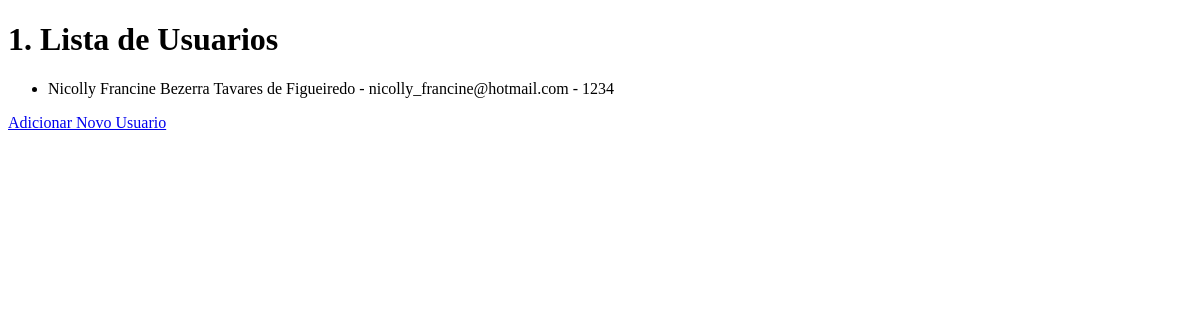
Before: /home/1234/ with the older database file.
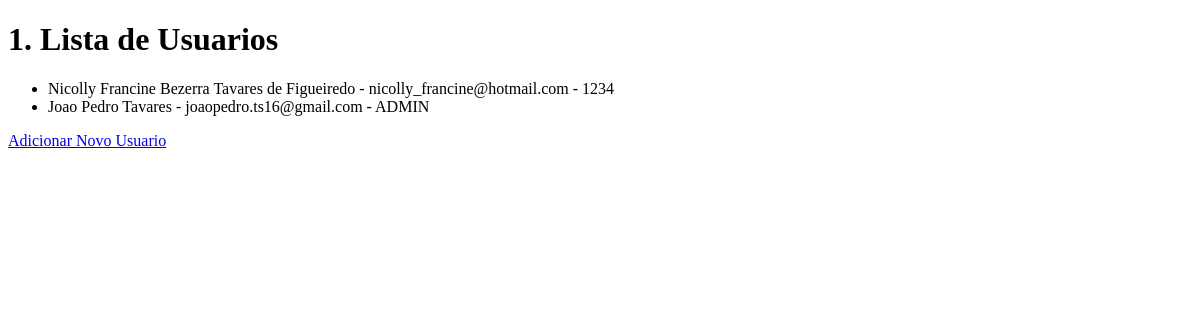
After: the same page with the newer database file.
### app/models.py (models this page shows, shortened)
class CadastroUsuario(models.Model):
    nome = models.CharField(max_length=100)
    email = models.EmailField(max_length=100)
    senha = models.CharField(max_length=10)
    setor = models.CharField(max_length=20)

### app/views.py (the view)
# urls.py: path('home/<str:setor>/', home, name='home'),
def home(request, setor):
    projetos = Projeto.objects.all()
    usuarios = CadastroUsuario.objects.all()
    transacoes = Transacao.objects.all()
    processos = Processo.objects.all()
    return render(
        request,
        "index.html",
        {
            "projetos": projetos,
            "usuarios": usuarios,
            "transacoes": transacoes,
            "processos": processos,
            "setor" : setor
        },
    )

### app/templates/index.html (shortened to what this page needs)
<!DOCTYPE html>
<html lang="en">
<head>
</head>
<body>
    <h1>1. Lista de Usuarios</h1>
    <ul>
        {% for usuario in usuarios %}
        <li>{{ usuario.nome }} - {{ usuario.email }} - {{usuario.setor}}</li>
        {% endfor %}
    </ul>
    <a href="{% url 'form_cadastro_usuario' %}">Adicionar Novo Usuario</a>
</body>
</html>

Changed rows visible on the page:
added CadastroUsuario: nome "Joao Pedro Tavares", email "joaopedro.ts16@gmail.com", setor "ADMIN"
